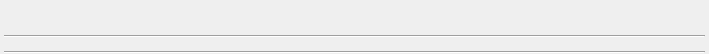
<?xml version="1.0" encoding="UTF-8"?>
<ui version="4.0">
 <class>GUI_PlayerPlugin</class>
 <widget class="QWidget" name="GUI_PlayerPlugin">
  <property name="geometry">
   <rect>
    <x>0</x>
    <y>0</y>
    <width>709</width>
    <height>54</height>
   </rect>
  </property>
  <layout class="QVBoxLayout" name="verticalLayout">
   <property name="spacing">
    <number>3</number>
   </property>
   <property name="leftMargin">
    <number>4</number>
   </property>
   <property name="topMargin">
    <number>0</number>
   </property>
   <property name="rightMargin">
    <number>4</number>
   </property>
   <property name="bottomMargin">
    <number>0</number>
   </property>
   <item>
    <widget class="QWidget" name="header_widget" native="true">
     <layout class="QGridLayout" name="gridLayout">
      <property name="leftMargin">
       <number>0</number>
      </property>
      <property name="rightMargin">
       <number>0</number>
      </property>
      <item row="0" column="1">
       <widget class="PluginCloseButton" name="btn_close">
        <property name="sizePolicy">
         <sizepolicy hsizetype="Minimum" vsizetype="Maximum">
          <horstretch>0</horstretch>
          <verstretch>0</verstretch>
         </sizepolicy>
        </property>
        <property name="minimumSize">
         <size>
          <width>20</width>
          <height>20</height>
         </size>
        </property>
        <property name="maximumSize">
         <size>
          <width>20</width>
          <height>20</height>
         </size>
        </property>
        <property name="text">
         <string/>
        </property>
        <property name="flat">
         <bool>true</bool>
        </property>
       </widget>
      </item>
      <item row="1" column="0" colspan="2">
       <widget class="Line" name="line">
        <property name="orientation">
         <enum>Qt::Horizontal</enum>
        </property>
       </widget>
      </item>
      <item row="0" column="0">
       <widget class="QLabel" name="lab_title">
        <property name="sizePolicy">
         <sizepolicy hsizetype="Preferred" vsizetype="Maximum">
          <horstretch>0</horstretch>
          <verstretch>0</verstretch>
         </sizepolicy>
        </property>
        <property name="text">
         <string/>
        </property>
       </widget>
      </item>
     </layout>
    </widget>
   </item>
   <item>
    <widget class="Line" name="line_2">
     <property name="orientation">
      <enum>Qt::Horizontal</enum>
     </property>
    </widget>
   </item>
  </layout>
 </widget>
 <customwidgets>
  <customwidget>
   <class>PluginCloseButton</class>
   <extends>QPushButton</extends>
   <header>GUI/PlayerPlugins/PluginCloseButton.h</header>
  </customwidget>
 </customwidgets>
 <resources/>
 <connections/>
</ui>
